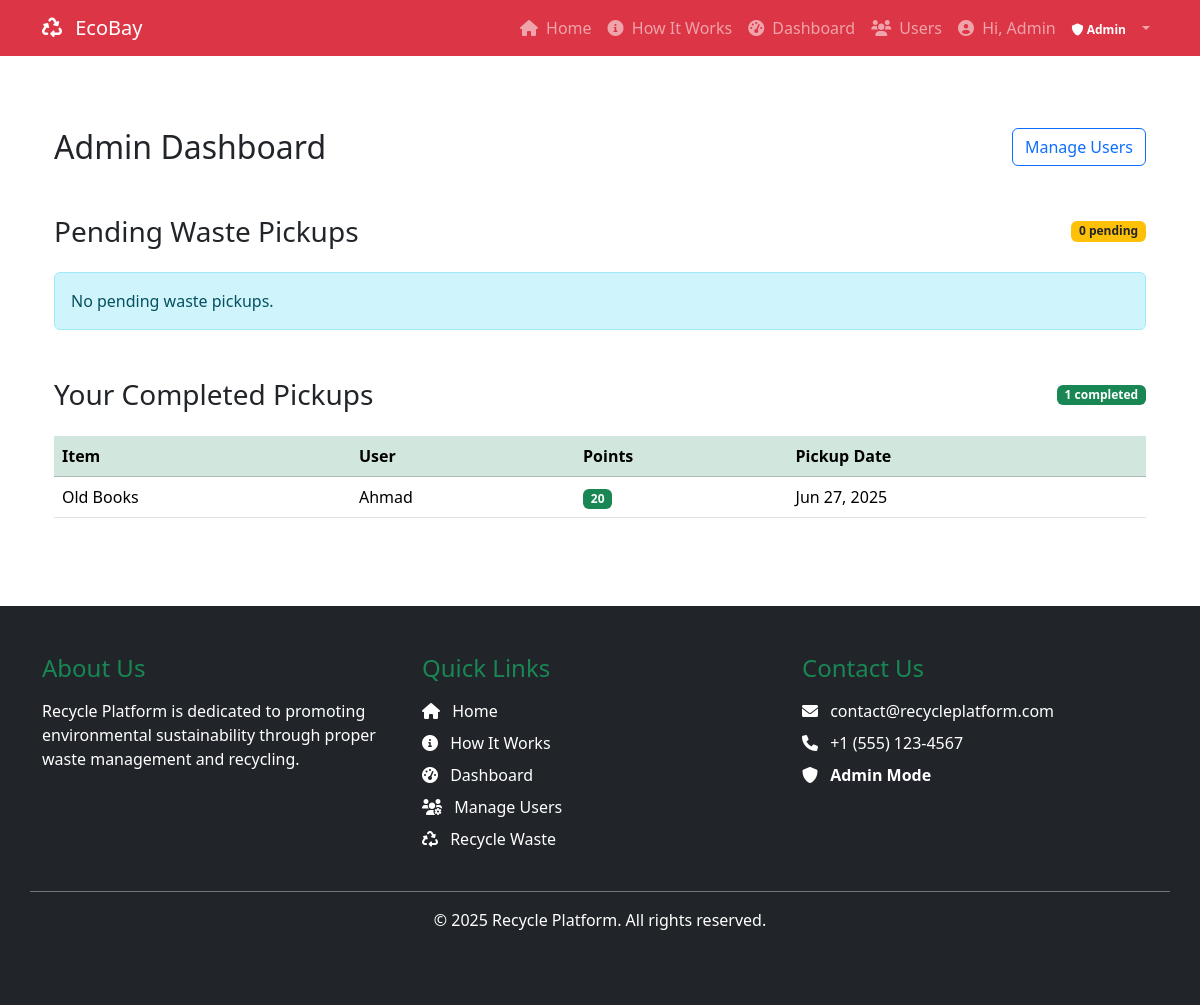
/admin/dashboard.php (signed in), run on the app's committed database.
### tables this page shows
CREATE TABLE `items` (
  `id` int(11) NOT NULL,
  `user_id` int(11) NOT NULL,
  `name` varchar(100) NOT NULL,
  `type` enum('Plastic','Metal','Paper','Glass','Electronics','Organic','Others') NOT NULL,
  `image_path` varchar(255) NOT NULL,
  `description` text DEFAULT NULL,
  `status` enum('Pending','Sold') DEFAULT 'Pending',
  `created_at` timestamp NOT NULL DEFAULT current_timestamp(),
  `updated_at` timestamp NOT NULL DEFAULT current_timestamp() ON UPDATE current_timestamp(),
  `admin_id` int(11) DEFAULT NULL,
  `points_earned` int(11) DEFAULT 0,
  `pickup_date` timestamp NULL DEFAULT NULL
);

CREATE TABLE `users` (
  `id` int(11) NOT NULL,
  `username` varchar(50) NOT NULL,
  `email` varchar(100) NOT NULL,
  `password` varchar(255) NOT NULL,
  `first_name` varchar(50) DEFAULT NULL,
  `last_name` varchar(50) DEFAULT NULL,
  `address` text DEFAULT NULL,
  `phone` varchar(20) DEFAULT NULL,
  `eco_points` int(11) DEFAULT 0,
  `created_at` timestamp NOT NULL DEFAULT current_timestamp(),
  `updated_at` timestamp NOT NULL DEFAULT current_timestamp() ON UPDATE current_timestamp(),
  `is_admin` tinyint(1) DEFAULT 0
);

### admin/dashboard.php (the view, shortened to what this page needs)
<?php
require_once '../includes/config.php';
$stmt = $pdo->prepare("SELECT i.*, u.username as user_name, u.address as user_address
                      FROM items i
                      JOIN users u ON i.user_id = u.id
                      WHERE i.status = 'Pending'
                      ORDER BY i.created_at DESC");
$stmt->execute();
$pendingItems = $stmt->fetchAll(PDO::FETCH_ASSOC);
$stmt = $pdo->prepare("SELECT i.*, u.username as user_name, u.address as user_address
                      FROM items i
                      JOIN users u ON i.user_id = u.id
                      WHERE i.status = 'Sold' AND i.admin_id = ?
                      ORDER BY i.pickup_date DESC");
$stmt->execute([$_SESSION['user_id']]);
$completedItems = $stmt->fetchAll(PDO::FETCH_ASSOC);
?>
<?php include '../includes/header.php'; ?>
<div class="container py-5">
    <div class="d-flex justify-content-between align-items-center mb-5">
        <h2 class="mb-0">Admin Dashboard</h2>
        <a href="users.php" class="btn btn-outline-primary">Manage Users</a>
    </div>
    <div class="admin-sections">
        <section class="pending-items mb-5">
            <div class="d-flex justify-content-between align-items-center mb-4">
                <h3 class="mb-0">Pending Waste Pickups</h3>
                <span class="badge bg-warning text-dark"><?= count($pendingItems) ?> pending</span>
            </div>
            <?php if (empty($pendingItems)): ?>
                <div class="alert alert-info">No pending waste pickups.</div>
            <?php endif; ?>
        </section>
        <section class="completed-items">
            <div class="d-flex justify-content-between align-items-center mb-4">
                <h3 class="mb-0">Your Completed Pickups</h3>
                <span class="badge bg-success"><?= count($completedItems) ?> completed</span>
            </div>
            <?php if (empty($completedItems)): ?>
                <div class="alert alert-info">No completed pickups yet.</div>
            <?php else: ?>
                <div class="table-responsive">
                    <table class="table table-hover align-middle">
                        <thead class="table-success">
                            <tr>
                                <th>Item</th>
                                <th>User</th>
                                <th>Points</th>
                                <th>Pickup Date</th>
                            </tr>
                        </thead>
                        <tbody>
                            <?php foreach ($completedItems as $item): ?>
                                <tr>
                                    <td><?= htmlspecialchars($item['name']) ?></td>
                                    <td><?= htmlspecialchars($item['user_name']) ?></td>
                                    <td><span class="badge bg-success"><?= $item['points_earned'] ?></span></td>
                                    <td><?= date('M j, Y', strtotime($item['pickup_date'])) ?></td>
                                </tr>
                            <?php endforeach; ?>
                        </tbody>
                    </table>
                </div>
            <?php endif; ?>
        </section>
    </div>
</div>
<?php include '../includes/footer.php'; ?>

### data on the page
items: name "Old Books", user.username "Ahmad", points_earned "20", pickup_date "Jun 27, 2025"

### other printed values
$_SESSION['username'] "Admin"
count($pendingItems) "0"
count($completedItems) "1"
